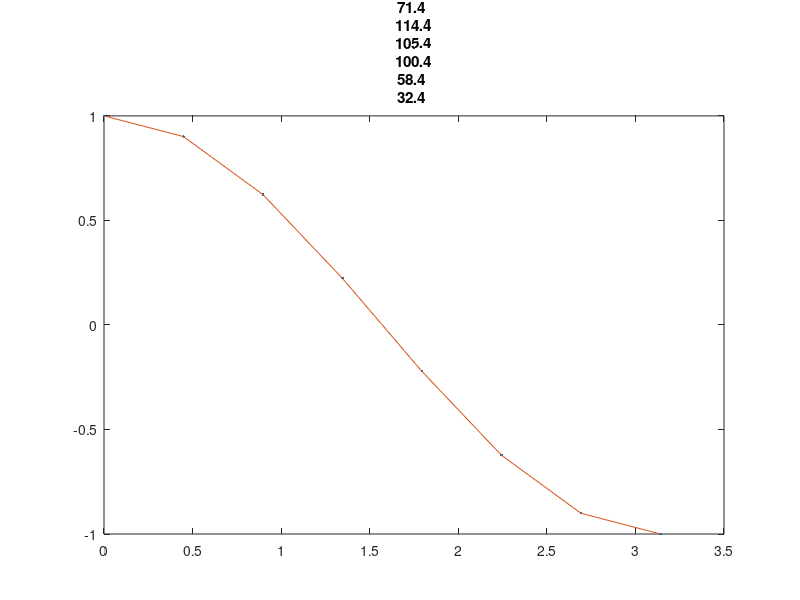

The MATLAB source for this figure: (Note: this script raises an error after producing the figure.)
clear all;
a = 0.0;
b = pi;
t0 = a;
y0 = 1.0;

f = @(t,y) -100*y + 100*cos(t) - sin(t);
yd = @(t) cos(t);   % exact solution

method = 'trapezoidal';
% possible methods: 'explicit', 'implicit', 'trapezoidal', 'midpoint'

er = [];

for h = [0.4, 0.2, 0.1, 0.05, 0.025, 0.0125]
    n = abs(a - b) / h;    % calculate number of steps based on step size and total time
    t = linspace(a, b, n + 1);

    ydd = zeros(1, round(n));   % exact values at times k * h
    for k = 1:n+1
        ydd(k) = yd(t(k));
    end
 
    switch method
        case 'explicit'
            ya = [];
            ya(1) = y0;
            for k = 1:n
                yar = ya(k) + h*f(t(k), ya(k));
                ya = [ya, yar];
            end

        case 'implicit'
            ya = [];
            ya(1) = y0;
            for k = 1:n
                yar = (ya(k) + h * 100 * cos(t(k+1)) - h * sin(t(k+1))) / (1 + 100*h);
                ya = [ya, yar];
            end

        case 'trapezoidal'
            ya = [];
            ya(1) = y0;
            for k = 1:n
                yar = (ya(k)+h/2*(-100*ya(k)+100*cos(t(k))-sin(t(k))+100*cos(t(k+1))-sin(t(k+1))))/(1+h/2*100)
                %yar = (2 * ya(k) + h * (100 * cos(t(k)) - sin(t(k)) + 100 * cos(t(k+1)) - sin(t(k+1))))/(2*(1+50 * h));
                ya = [ya, yar];
            end

        case 'midpoint'
            ya = [];
            ya(1) = y0;
            ya(2) = y0 + h * f(t0, y0);
            for k = 2:n
                yar = ya(k-1) + 2 * h * ya(k);
                ya = [ya, yar];
            end
    end

    figure(h*10000);
    plot(t, ya, '.', t, ydd, '-');
    title("Grid: " + h);

    e = max(abs(ya-ydd), [], "all");
    er = [er, e];

    wykl = er(1:length(er)-1)./er(2:length(er));
    alpha = log2(wykl);

    for i = 1:length(alpha)
        fprintf(1, "%f \n", (alpha(i)));
    end
end
